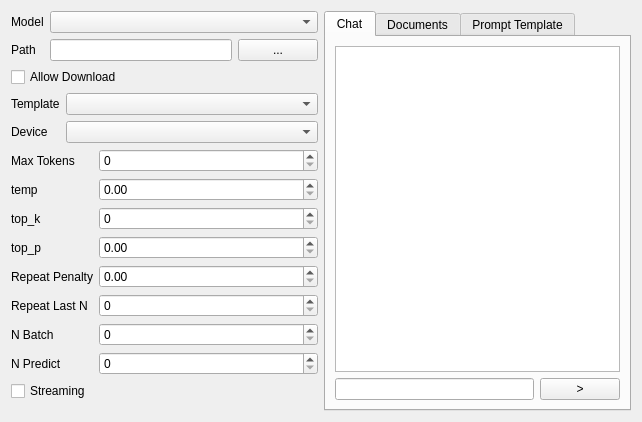
<?xml version="1.0" encoding="UTF-8"?>
<ui version="4.0">
 <class>Form</class>
 <widget class="QWidget" name="Form">
  <property name="geometry">
   <rect>
    <x>0</x>
    <y>0</y>
    <width>642</width>
    <height>422</height>
   </rect>
  </property>
  <property name="windowTitle">
   <string>Form</string>
  </property>
  <layout class="QVBoxLayout" name="verticalLayout_4">
   <item>
    <layout class="QHBoxLayout" name="horizontalLayout_2">
     <item>
      <layout class="QVBoxLayout" name="verticalLayout_3">
       <item>
        <layout class="QFormLayout" name="formLayout">
         <property name="topMargin">
          <number>0</number>
         </property>
         <item row="1" column="1">
          <layout class="QHBoxLayout" name="horizontalLayout">
           <item>
            <widget class="QLineEdit" name="txtModelPath"/>
           </item>
           <item>
            <widget class="QPushButton" name="cmdSetPath">
             <property name="text">
              <string>...</string>
             </property>
            </widget>
           </item>
          </layout>
         </item>
         <item row="0" column="1">
          <widget class="QComboBox" name="cmbModelName"/>
         </item>
         <item row="0" column="0">
          <widget class="QLabel" name="label">
           <property name="text">
            <string>Model</string>
           </property>
          </widget>
         </item>
         <item row="1" column="0">
          <widget class="QLabel" name="label_2">
           <property name="text">
            <string>Path</string>
           </property>
          </widget>
         </item>
        </layout>
       </item>
       <item>
        <widget class="QCheckBox" name="chkAllowDownload">
         <property name="text">
          <string>Allow Download</string>
         </property>
        </widget>
       </item>
       <item>
        <layout class="QFormLayout" name="formLayout_2">
         <property name="topMargin">
          <number>0</number>
         </property>
         <item row="0" column="0">
          <widget class="QLabel" name="label_3">
           <property name="text">
            <string>Template</string>
           </property>
          </widget>
         </item>
         <item row="0" column="1">
          <widget class="QComboBox" name="cmbPromptTemplate_2"/>
         </item>
         <item row="1" column="0">
          <widget class="QLabel" name="label_4">
           <property name="text">
            <string>Device</string>
           </property>
          </widget>
         </item>
         <item row="1" column="1">
          <widget class="QComboBox" name="cmbPromptTemplate"/>
         </item>
        </layout>
       </item>
       <item>
        <layout class="QFormLayout" name="formLayout_3">
         <property name="topMargin">
          <number>0</number>
         </property>
         <item row="0" column="0">
          <widget class="QLabel" name="label_5">
           <property name="text">
            <string>Max Tokens</string>
           </property>
          </widget>
         </item>
         <item row="0" column="1">
          <widget class="QSpinBox" name="spinBox"/>
         </item>
         <item row="1" column="0">
          <widget class="QLabel" name="label_6">
           <property name="text">
            <string>temp</string>
           </property>
          </widget>
         </item>
         <item row="1" column="1">
          <widget class="QDoubleSpinBox" name="doubleSpinBox"/>
         </item>
         <item row="2" column="0">
          <widget class="QLabel" name="label_8">
           <property name="text">
            <string>top_k</string>
           </property>
          </widget>
         </item>
         <item row="2" column="1">
          <widget class="QSpinBox" name="spinBox_2"/>
         </item>
         <item row="3" column="0">
          <widget class="QLabel" name="label_7">
           <property name="text">
            <string>top_p</string>
           </property>
          </widget>
         </item>
         <item row="3" column="1">
          <widget class="QDoubleSpinBox" name="doubleSpinBox_2"/>
         </item>
         <item row="4" column="0">
          <widget class="QLabel" name="label_9">
           <property name="text">
            <string>Repeat Penalty</string>
           </property>
          </widget>
         </item>
         <item row="4" column="1">
          <widget class="QDoubleSpinBox" name="doubleSpinBox_3"/>
         </item>
         <item row="5" column="0">
          <widget class="QLabel" name="label_10">
           <property name="text">
            <string>Repeat Last N</string>
           </property>
          </widget>
         </item>
         <item row="5" column="1">
          <widget class="QSpinBox" name="spinBox_3"/>
         </item>
         <item row="6" column="0">
          <widget class="QLabel" name="label_11">
           <property name="text">
            <string>N Batch</string>
           </property>
          </widget>
         </item>
         <item row="6" column="1">
          <widget class="QSpinBox" name="spinBox_4"/>
         </item>
         <item row="7" column="0">
          <widget class="QLabel" name="label_19">
           <property name="text">
            <string>N Predict</string>
           </property>
          </widget>
         </item>
         <item row="7" column="1">
          <widget class="QSpinBox" name="spinBox_5"/>
         </item>
        </layout>
       </item>
       <item>
        <widget class="QCheckBox" name="checkBox">
         <property name="text">
          <string>Streaming</string>
         </property>
        </widget>
       </item>
       <item>
        <spacer name="verticalSpacer">
         <property name="orientation">
          <enum>Qt::Vertical</enum>
         </property>
         <property name="sizeHint" stdset="0">
          <size>
           <width>20</width>
           <height>40</height>
          </size>
         </property>
        </spacer>
       </item>
      </layout>
     </item>
     <item>
      <widget class="QTabWidget" name="tbChatGPT">
       <property name="currentIndex">
        <number>0</number>
       </property>
       <widget class="QWidget" name="tab">
        <attribute name="title">
         <string>Chat</string>
        </attribute>
        <layout class="QVBoxLayout" name="verticalLayout_2">
         <item>
          <widget class="QPlainTextEdit" name="txtChatReponse"/>
         </item>
         <item>
          <layout class="QHBoxLayout" name="horizontalLayout_3">
           <property name="topMargin">
            <number>0</number>
           </property>
           <item>
            <widget class="QLineEdit" name="txtAskChatGPT"/>
           </item>
           <item>
            <widget class="QPushButton" name="cmdSubmitRequest">
             <property name="text">
              <string>&gt;</string>
             </property>
            </widget>
           </item>
          </layout>
         </item>
        </layout>
       </widget>
       <widget class="QWidget" name="tab_2">
        <attribute name="title">
         <string>Documents</string>
        </attribute>
        <layout class="QVBoxLayout" name="verticalLayout">
         <item>
          <widget class="QListView" name="lstChatDocuments"/>
         </item>
        </layout>
       </widget>
       <widget class="QWidget" name="tab_3">
        <attribute name="title">
         <string>Prompt Template</string>
        </attribute>
       </widget>
      </widget>
     </item>
    </layout>
   </item>
  </layout>
 </widget>
 <resources/>
 <connections/>
</ui>
